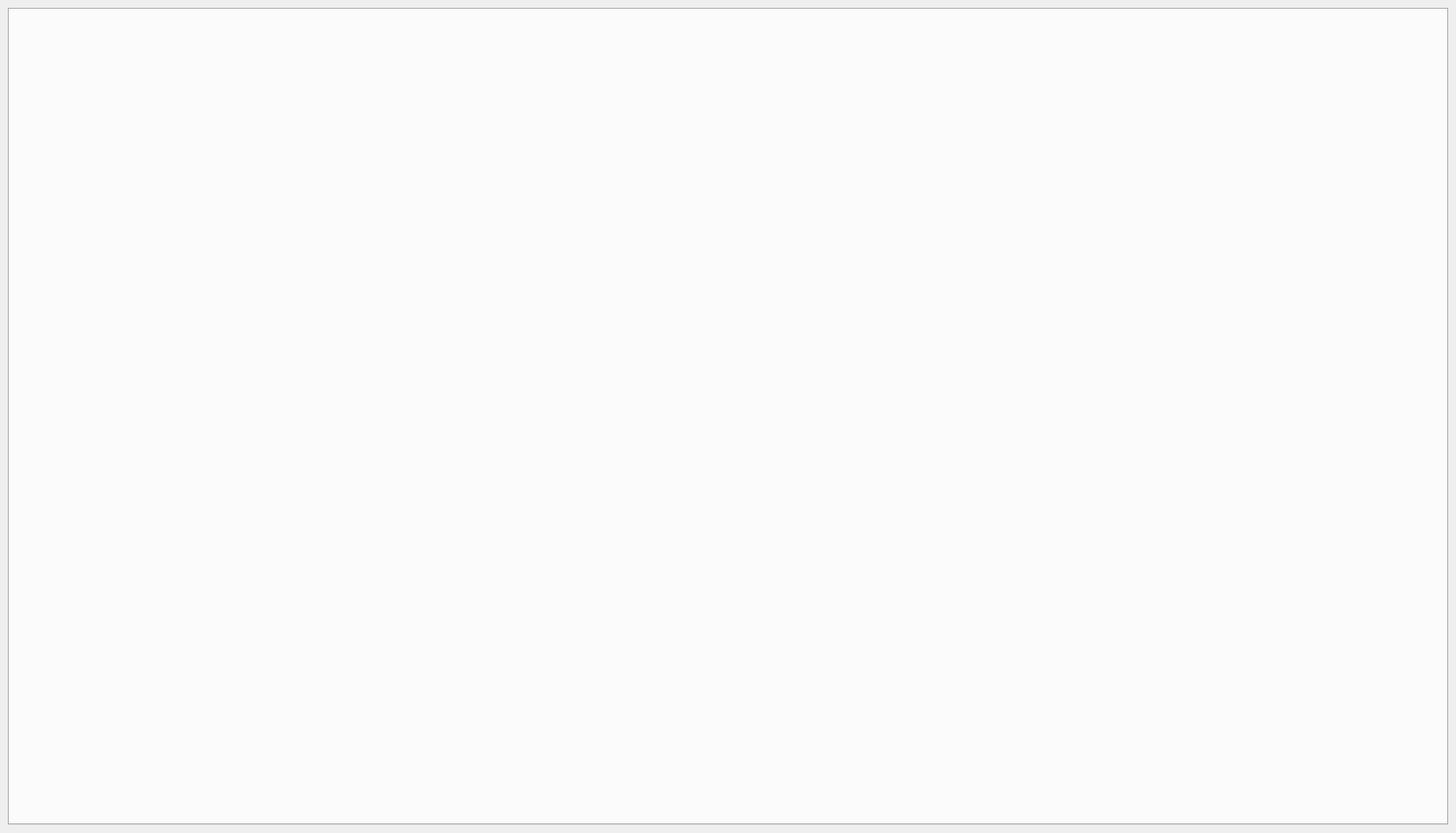
<?xml version="1.0" encoding="UTF-8"?>
<ui version="4.0">
 <class>DockWidget</class>
 <widget class="QDockWidget" name="DockWidget">
  <property name="enabled">
   <bool>true</bool>
  </property>
  <property name="geometry">
   <rect>
    <x>0</x>
    <y>0</y>
    <width>1669</width>
    <height>955</height>
   </rect>
  </property>
  <property name="sizePolicy">
   <sizepolicy hsizetype="MinimumExpanding" vsizetype="MinimumExpanding">
    <horstretch>0</horstretch>
    <verstretch>0</verstretch>
   </sizepolicy>
  </property>
  <property name="autoFillBackground">
   <bool>false</bool>
  </property>
  <property name="floating">
   <bool>false</bool>
  </property>
  <property name="windowTitle">
   <string>Graphiques comptage</string>
  </property>
  <widget class="QWidget" name="dockWidgetContents">
   <property name="enabled">
    <bool>true</bool>
   </property>
   <layout class="QGridLayout" name="gridLayout_2">
    <item row="0" column="0">
     <widget class="QTabWidget" name="tabWidget">
      <property name="currentIndex">
       <number>-1</number>
      </property>
     </widget>
    </item>
   </layout>
  </widget>
 </widget>
 <resources/>
 <connections/>
</ui>
